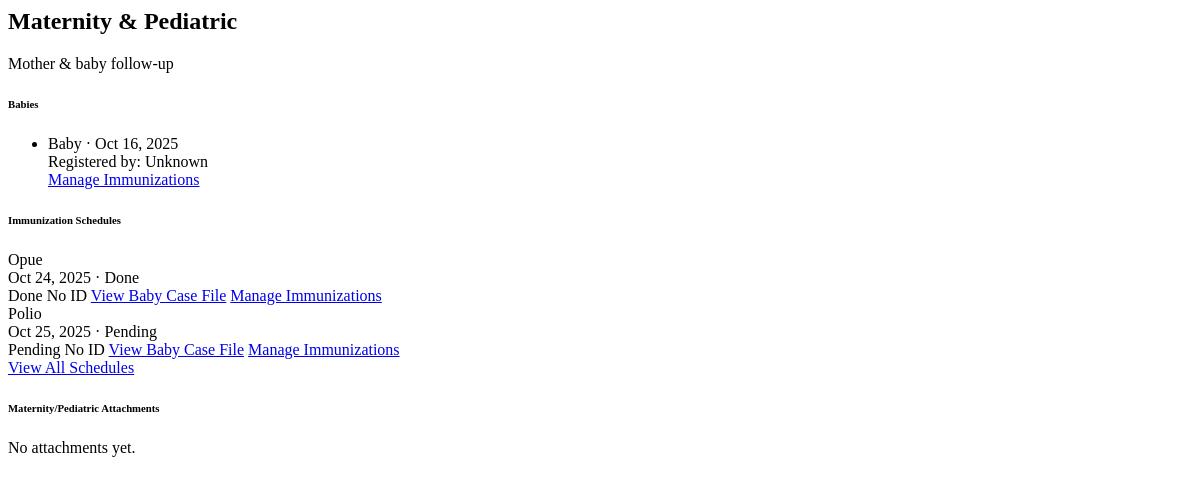
The app's page /casefiles/1/tabs/maternity/ (signed in), older data.
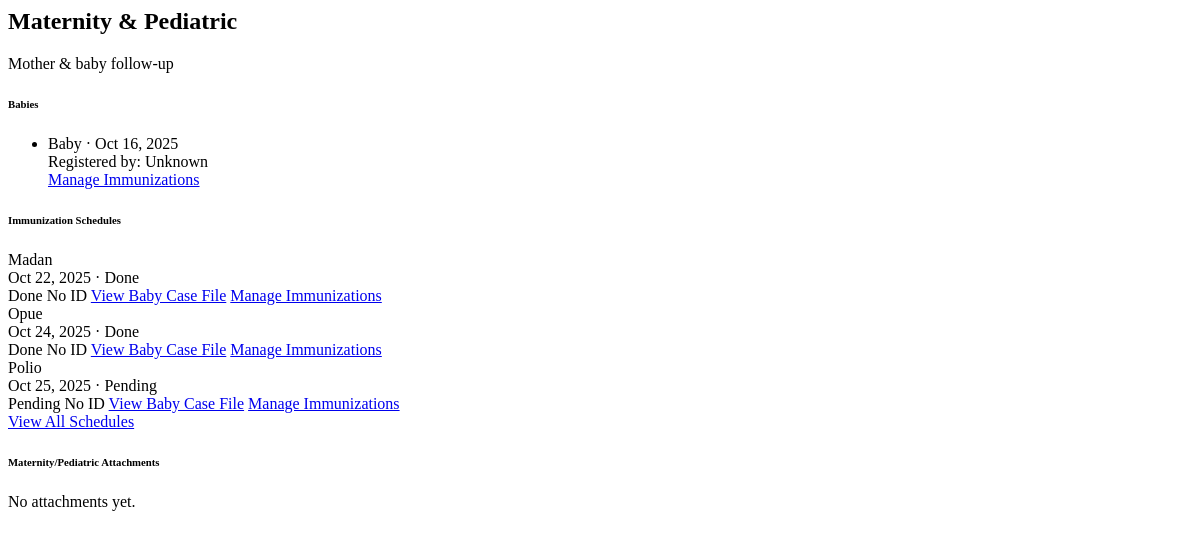
The same page, newer data.
### patients/models.py (models this page shows, shortened)
class BabyProfile(models.Model):
    mother = models.ForeignKey(MotherProfile, on_delete=models.CASCADE, related_name='babies')
    name = models.CharField(max_length=255)
    hospital_id = models.CharField(max_length=20, unique=True, blank=True, null=True)
    gender = models.CharField(max_length=20, blank=True)
    date_of_birth = models.DateField()
    weight_kg = models.DecimalField(max_digits=5, decimal_places=2, null=True, blank=True)
    height_cm = models.DecimalField(max_digits=5, decimal_places=2, null=True, blank=True)
    apgar_score = models.CharField(max_length=20, blank=True)
    blood_type = models.CharField(max_length=10, blank=True)
    registered_by = models.ForeignKey(settings.AUTH_USER_MODEL, on_delete=models.SET_NULL, null=True, blank=True)
    created_at = models.DateTimeField(auto_now_add=True)

### immunization/models.py (models this page shows, shortened)
class ImmunizationSchedule(models.Model):
    STATUS_CHOICES = (
        ('DUE', 'Pending'),  # display "Pending" for patient-facing UI
        ('DONE', 'Done'),
        ('MISSED', 'Missed'),
    )
    baby = models.ForeignKey(BabyProfile, on_delete=models.CASCADE, related_name='immunizations')
    vaccine_name = models.CharField(max_length=100)
    scheduled_date = models.DateField()
    status = models.CharField(max_length=10, choices=STATUS_CHOICES, default='DUE')
    notes = models.TextField(blank=True)
    date_completed = models.DateField(blank=True, null=True)
    visible_to_mother = models.BooleanField(default=False)
    approved_by = models.ForeignKey(USER_MODEL, on_delete=models.SET_NULL, null=True, blank=True, related_name='approved_immunizations')
    approved_at = models.DateTimeField(null=True, blank=True)
    administered_by = models.ForeignKey(USER_MODEL, on_delete=models.SET_NULL, null=True, blank=True, related_name='administered_immunizations')
    administered_at = models.DateTimeField(null=True, blank=True)
    batch_number = models.CharField(max_length=120, blank=True)
    manufacturer = models.CharField(max_length=120, blank=True)
    administration_site = models.CharField(max_length=64, blank=True, help_text='e.g., Left Arm, Right Thigh')
    post_observation_notes = models.TextField(blank=True)
    rescheduled_for = models.DateField(null=True, blank=True)
    reschedule_reason = models.CharField(max_length=200, blank=True)

### casefiles/views.py (the view)
# urls.py: path('<int:casefile_id>/tabs/maternity/', views.tab_maternity, name='casefile_tab_maternity'),
@login_required
def tab_maternity(request, casefile_id):
    case_file = get_object_or_404(PatientCaseFile, id=casefile_id)
    babies = BabyProfile.objects.filter(mother=case_file.patient).order_by('date_of_birth')
    schedules = ImmunizationSchedule.objects.filter(baby__in=babies).order_by('scheduled_date')[:50]
    form = BabyProfileForm()
    return render(request, 'casefiles/tabs/_maternity.html', {
        'case_file': case_file,
        'babies': babies,
        'schedules': schedules,
        'form': form,
    })

### templates/casefiles/tabs/_maternity.html (shortened to what the changed rows need)
{% load static %}
<div class="d-flex justify-content-between align-items-center mb-2">
  <h2 class="h5 mb-0">Maternity & Pediatric</h2>
</div>
<div class="row g-3">
  <div class="col-lg-6">
    <div class="card shadow-sm">
      <div class="card-body">
        {% if babies %}
          <ul class="list-group">
            {% for b in babies %}
              <li class="list-group-item">
                <div class="fw-semibold">{{ b.full_name|default:"Baby" }} · {{ b.date_of_birth|date:'M d, Y' }}</div>
                <div class="small text-muted">Registered by: {% if b.registered_by %}{{ b.registered_by.full_name|default:b.registered_by.email }}{% else %}Unknown{% endif %}</div>
                <div class="mt-2"><a href="{% url 'immunization_manage_baby' b.id %}" class="btn btn-sm btn-outline-primary">Manage Immunizations</a></div>
              </li>
            {% endfor %}
          </ul>
        {% else %}
          <div class="text-muted">No baby profiles.</div>
        {% endif %}
      </div>
    </div>
  </div>
  <div class="col-lg-6">
    <div class="card shadow-sm">
      <div class="card-body">
        {% if schedules %}
          <div class="list-group">
            {% for s in schedules %}
              <div class="list-group-item d-flex justify-content-between align-items-center">
                <div>
                  <div class="fw-semibold">{{ s.vaccine_name }}</div>
                  <div class="small text-muted">{{ s.scheduled_date|date:'M d, Y' }} · {{ s.get_status_display }}</div>
                </div>
                {% if s.status == 'DUE' %}
                  <span class="badge text-bg-warning">Pending</span>
                {% elif s.status == 'MISSED' %}
                  <span class="badge text-bg-danger">Missed</span>
                {% else %}
                  <span class="badge text-bg-success">Done</span>
                {% endif %}
                <td>
                  {% if s.baby.hospital_id %}
                    <span class="badge text-bg-secondary">{{ s.baby.hospital_id }}</span>
                  {% else %}
                    <span class="text-muted">No ID</span>
                  {% endif %}
                </td>
                <td class="text-end">
                  <a href="{% url 'baby_casefiles_open' s.baby.id %}" class="btn btn-sm btn-outline-primary">View Baby Case File</a>
                  <a href="{% url 'immunization_manage_baby' s.baby.id %}" class="btn btn-sm btn-outline-secondary">Manage Immunizations</a>
                </td>
              </div>
            {% endfor %}
          </div>
        {% else %}
          <div class="text-muted">No schedules available.</div>
        {% endif %}
      </div>
    </div>
  </div>
</div>

Row changes from the older to the newer data that the page shows:
added ImmunizationSchedule: vaccine_name "Madan", scheduled_date "Oct 22, 2025", status "Done", shows "No ID"
